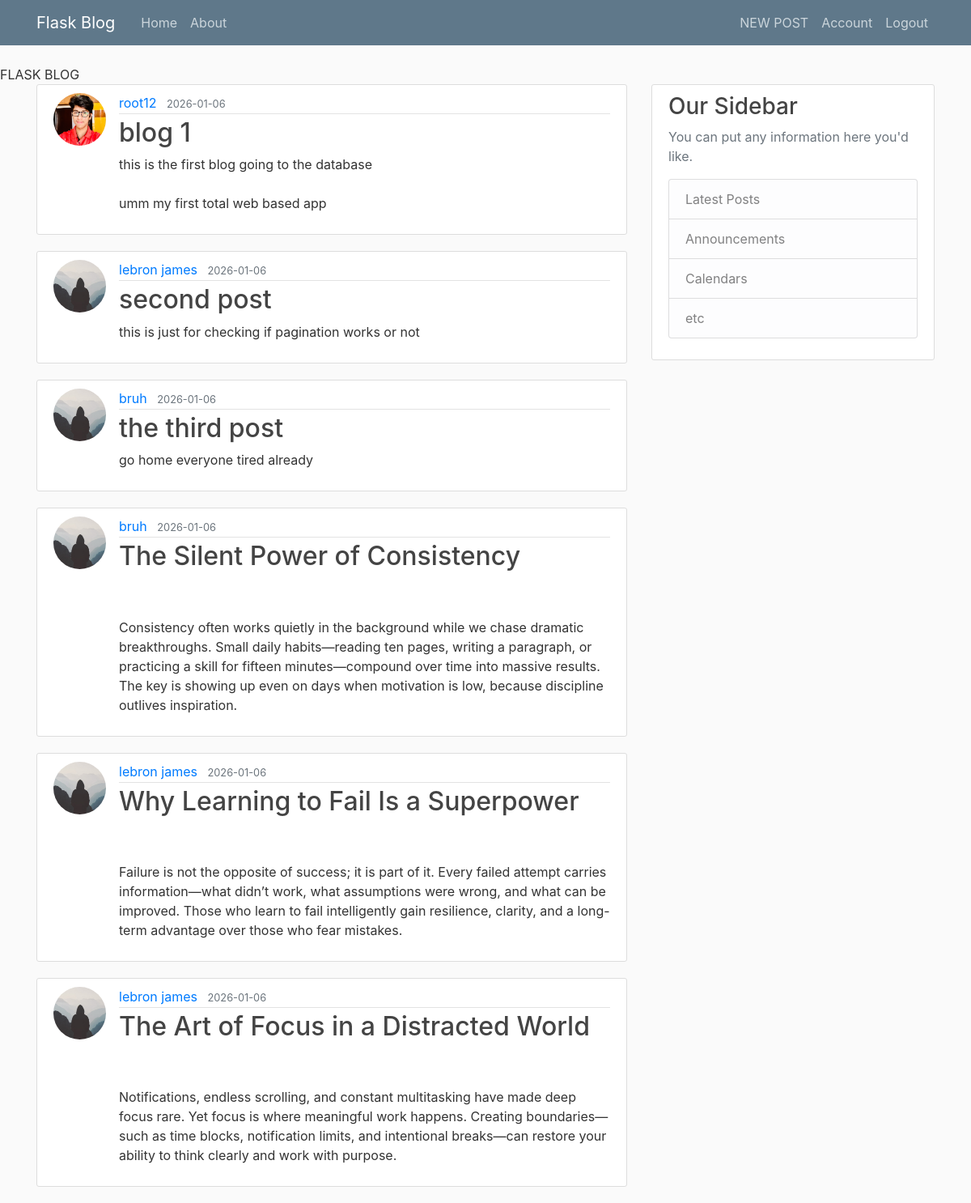
The app's page /home (signed in) with its own data.
### app/models.py (models this page shows, shortened)
class Post(db.Model):
        id=db.Column(db.Integer,primary_key=True)
        title=db.Column(db.String(100),nullable=False)
        date_posted=db.Column(db.DateTime,nullable=False,default=datetime.utcnow)
        content=db.Column(db.Text,nullable=False)
        user_id=db.Column(db.Integer,db.ForeignKey('user.id'),nullable=False)

class User(db.Model,UserMixin):#usermixin is used to add flask login functionality to the suer model
    id=db.Column(db.Integer,primary_key=True)
    username=db.Column(db.String(20),unique=True,nullable=False)
    email=db.Column(db.String(120),unique=True,nullable=False)
    image_file=db.Column(db.String(20),nullable=False,default='default.jpeg')
    password=db.Column(db.String(60),nullable=False)
    posts=db.relationship('Post',backref='author',lazy=True) # we use this to create relationship between user and post like one to many relationship and the backref is used to add a column tto the post table which will reference the user who created the post and lazy is used to tell sqlalchemy when to load the data from the database

### app/routes.py (the view)
@app.route('/')
@app.route('/home')
def home():
    posts=Post.query.all()
    return render_template('home.html',posts=posts)

### app/models.py (called while the page is built)
@login_manager.user_loader  #thsi is a callback function that flask login uses to reload the user object from th userid stored inn the session
def load_user(user_id):
     return User.query.get(int(user_id))

### app/templates/home.html
{% extends "layout.html" %}
{% block content %}
{% for post in posts %}
<article class="media content-section">
    <img class="rounded-circle article-img"
        src="{{ url_for('static', filename='profile_pics/' + post.author.image_file) }}">
    <div class="media-body">
        <div class="article-metadata">
            <a class="mr-2" href="#">{{ post.author.username }}</a>
            <small class="text-muted">{{ post.date_posted.strftime('%Y-%m-%d') }}</small>
        </div>
        <h2><a class="article-title" href="{{ url_for('post',post_id=post.id)}}">{{ post.title }}</a></h2>
        <p class="article-content">{{ post.content }}</p>
    </div>
</article>
{% endfor %}
{% endblock content %}

### app/static/main.css (style rules this page uses)
body { background: #fafafa; color: #333333; margin-top: 5rem; }
h1, h2, h3, h4, h5, h6 { color: #444444; }
.content-section { background: #ffffff; padding: 10px 20px; border: 1px solid #dddddd; border-radius: 3px; margin-bottom: 20px; }
.article-title { color: #444444; }
.article-content { white-space: pre-line; }
.article-img { height: 65px; width: 65px; margin-right: 16px; }
.article-metadata { padding-bottom: 1px; margin-bottom: 4px; border-bottom: 1px solid #e3e3e3 }

### records on screen
Post: image_file (picture), author.username "root12", date_posted "2026-01-06", title "blog 1", content "this is the first blog going to the database umm my first total web based app"
Post: image_file (placeholder picture), author.username "lebron james", date_posted "2026-01-06", title "second post", content "this is just for checking if pagination works or not"
Post: image_file (placeholder picture), author.username "bruh", date_posted "2026-01-06", title "the third post", content "go home everyone tired already"
Post: image_file (placeholder picture), author.username "bruh", date_posted "2026-01-06", title "The Silent Power of Consistency", content "Consistency often works quietly in the background while we chase dramatic breakthroughs. Small daily habits—reading ten pages, writing a paragraph, or practicing a skill for fifteen minutes—compound over time into massive results. The key is showing up even on days when motivation is low, because discipline outlives inspiration."
Post: image_file (placeholder picture), author.username "lebron james", date_posted "2026-01-06", title "Why Learning to Fail Is a Superpower", content "Failure is not the opposite of success; it is part of it. Every failed attempt carries information—what didn’t work, what assumptions were wrong, and what can be improved. Those who learn to fail intelligently gain resilience, clarity, and a long-term advantage over those who fear mistakes."
Post: image_file (placeholder picture), author.username "lebron james", date_posted "2026-01-06", title "The Art of Focus in a Distracted World", content "Notifications, endless scrolling, and constant multitasking have made deep focus rare. Yet focus is where meaningful work happens. Creating boundaries—such as time blocks, notification limits, and intentional breaks—can restore your ability to think clearly and work with purpose."
